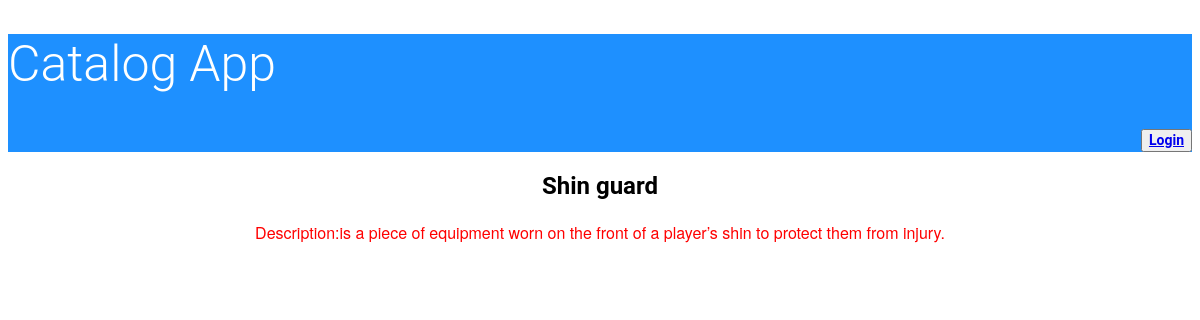
Screenshot of /Soccer/Shin guard with the database file from the repository.
### database_setup.py (models this page shows, shortened)
class Items(Base):
    __tablename__ = 'items'
    title = Column(String(80), nullable = False)
    id = Column(Integer, primary_key = True)
    description = Column(String(250))
    category_id = Column(Integer,ForeignKey('category.id'))
    category = relationship(Category)
    user_id = Column(Integer,ForeignKey('user.id'))
    user = relationship(User)

### application.py (the view)
@app.route('/<string:name>/<string:title>')
def showitemdescrpition(name, title):
    category = session.query(Category).filter(name == Category.name).one()
    itemtitle = session.query(Items).filter(title == Items.title).one()
    if 'username' not in login_session:
        return render_template(
            'publicitemsdesc.html',
            itemtitle=itemtitle,
            category=category)
    else:
        return render_template(
            'itemsdesc.html',
            itemtitle=itemtitle,
            category=category)

### templates/publicitemsdesc.html
<!DOCTYPE html>
<html>
<head>
  <link rel=stylesheet type=text/css href="{{ url_for('static', filename='styles.css') }}">
</head>
<body>
<header>
 <h1>Catalog App</h1>
 <p align="right">
  <button class="login-button" type="button" class="btn btn-primary btn-lg">
		<a href={{url_for('showLogin')}}>Login</a>
            </button>
</P>
</header>
<div style="text-align:center;" >
<h2>{{itemtitle.title}}</h2>
<div>
  <p style="text-align:center;"> Description:{{itemtitle.description}}</p>
</div>
</div>
</body>
</html>

### static/styles.css (style rules this page uses)
* { font-family: "Helvetica Neue Bold", Roboto, Helvetica, Arial, sans-serif; font-weight: 700; }
header { background-color:DodgerBlue; }
h1 { font-family: "Helvetica Neue Light", Roboto, Helvetica, Arial, sans-serif; font-size: 50px; color: white; line-height: 60px; font-weight: 300; }
h2 { font-size: 24px; color: black; line-height: 29px; }
p { font-family: "Helvetica Neue", Roboto, Helvetica, Arial, sans-serif; font-size: 16px; color:red; line-height: 24px; font-weight: 400; }
a { font-size: 14px; line-height: 17px; }

### rows the page displays
Items: title "Shin guard", description "is a piece of equipment worn on the front of a player’s shin to protect them from injury."
